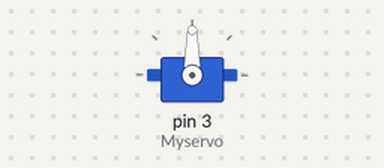
Bench run of a sketch on a simulated Arduino Uno, built with avr-gcc and run on an emulated ATmega328P. Shown: servo.

Above: at 0.05 s.
At 1.05 s:
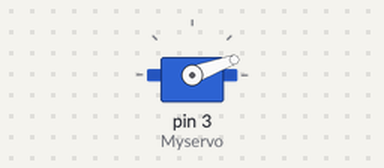
At 1.45 s:
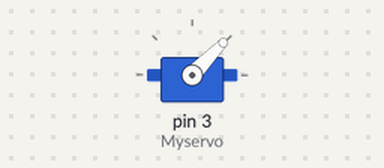
At 1.9 s:
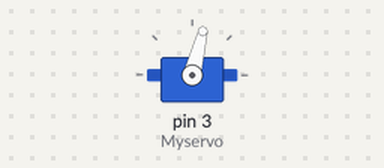
Timing chart, 0 to 5.5 s (numbered marks = the images above):
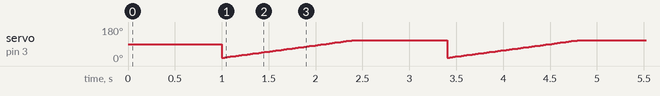

Measured:
- by itself, servo on pin 3 (Myservo): ramps from 18° to 110° and jumps back, once every 2.4 s

The sketch:

SERVO_SOFTWARE.ino
```cpp
#include<Servo.h>
Servo Myservo;
int pos;
void setup()
{
Myservo.attach(3);
}

void loop()
{

  delay(1000);
  for(pos=18;pos<=110;pos++){
    Myservo.write(pos);
    delay(15);
  }


}
```
